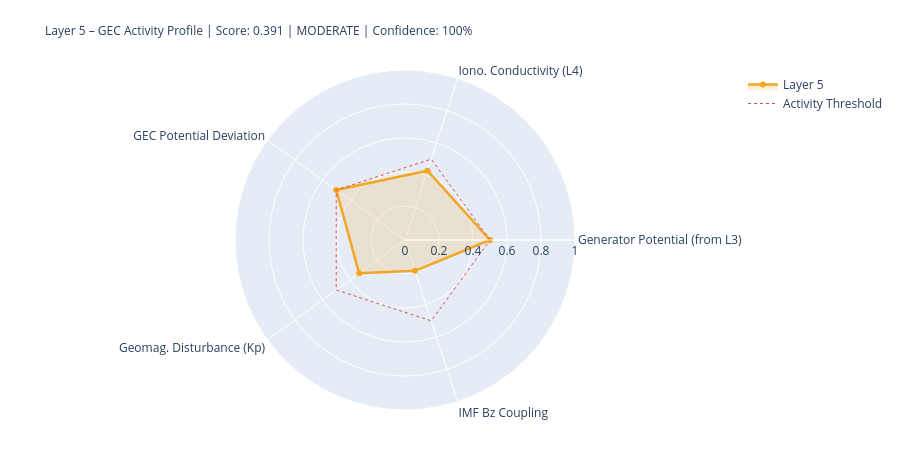

The code cell stored with this chart in its notebook:
### Markdown cell above
---
## 5. State Assessment & Handoff to Layer 6

### Code cell
# ============================================================
# LAYER-5-SCORE
# ============================================================

# Components
# 1) Generator activity (Layer-3-driven)
gen_score = norm(generator_strength, 0.3, 2.0)
gen_src   = 'from_layer3' if l3_thunder_score is not None else 'estimated'

# 2) Ionospheric conductivity (Layer-4-driven)
iono_score = norm(iono_cond_factor, 0.7, 1.4)
iono_src   = 'from_layer4' if l4_ioniz is not None else 'estimated'

# 3) GEC potential deviation from reference
pot_score = norm(abs(delta_V_pct), 0, 30)  # 0 = at reference, 1 = 30% deviation
pot_src   = 'derived'

# 4) Geomagnetic disturbance (Kp) – modulates vertical currents
kp_score = norm(kp_val, 0, 9)
kp_src   = 'primary' if kp_now is not None else 'from_layer4'

# 5) IMF Bz coupling (southward = stronger M-I coupling → GEC influence)
bz_score = norm(-(bz_now or 0), -5, 30) if bz_now is not None else None
bz_src   = 'primary' if bz_now is not None else 'missing'

COMPONENTS = {
    'Generator Potential (from L3)':  {'score': gen_score,   'source': 'derived_from_layer3', 'dynamic': True},
    'Iono. Conductivity (L4)':      {'score': iono_score,  'source': iono_src, 'dynamic': True},
    'GEC Potential Deviation':      {'score': pot_score,   'source': pot_src,  'dynamic': True},
    'Geomag. Disturbance (Kp)':         {'score': kp_score,    'source': kp_src,   'dynamic': True},
    'IMF Bz Coupling':               {'score': bz_score,    'source': bz_src,   'dynamic': True},
}

available   = {k: v['score'] for k, v in COMPONENTS.items() if v['score'] is not None}
unavailable = [k for k, v in COMPONENTS.items() if v['score'] is None]
layer5_score = round(sum(available.values()) / len(available), 4) if available else None
confidence   = round(len(available) / len(COMPONENTS), 2)
level = ('unknown' if layer5_score is None
         else 'quiet'   if layer5_score < 0.3
         else 'moderate' if layer5_score < 0.6
         else 'active')
dominant_l5 = max(available, key=available.get) if available else 'none'

# Kp consistency: separate 1-min raw value from score value
kp_1m_raw   = kp_now          # directly from API (can be 0.0 during live measurement)
kp_for_score = kp_val          # from Layer-0 context or estimated value if needed
kp_score_src = kp_src

W = 68
print('=' * W)
print('LAYER 5 – GLOBAL ELECTRIC CIRCUIT – STATE ASSESSMENT')
print('=' * W)
for name, comp in COMPONENTS.items():
    s = comp['score']
    if s is not None:
        bar = '█' * int(s*20) + '░' * (20-int(s*20))
        print(f'  {name:<34} {bar}  {s:.3f}  [{comp["source"]}]')
    else:
        print(f'  {name:<34} {"─"*20}  n/a   [missing]')
print('-' * W)
print(f'  Score:         {layer5_score:.3f}  ({len(available)}/{len(COMPONENTS)} components)')
print(f'  Confidence:    {confidence:.0%}')
print(f'  Level:         {level.upper()}')
print(f'  Dominant:      {dominant_l5}')
print(f'  V_iono:        {V_iono_mod:.1f} kV  (Δ {delta_V_pct:+.1f}% vs. Ref)')
print(f'  I_total:       {I_total_mod:.1f} A   (Δ {delta_I_pct:+.1f}% vs. Ref)')
print('=' * W)

# Radar
cats   = list(available.keys())
vals_r = list(available.values())
if len(cats) >= 3:
    fig = go.Figure()
    fig.add_trace(go.Scatterpolar(
        r=vals_r + [vals_r[0]], theta=cats + [cats[0]],
        fill='toself', fillcolor='rgba(242,166,35,0.18)',
        line=dict(color='#F2A623', width=2.5), name='Layer 5'
    ))
    fig.add_trace(go.Scatterpolar(
        r=[0.5]*(len(cats)+1), theta=cats+[cats[0]],
        line=dict(color='#E24B4A', dash='dot', width=1),
        mode='lines', name='Activity Threshold'
    ))
    fig.update_layout(
        title=dict(
            text=f'Layer 5 – GEC Activity Profile | Score: {layer5_score:.3f} | {level.upper()} | Confidence: {confidence:.0%}',
            font=dict(size=12)
        ),
        polar=dict(radialaxis=dict(visible=True, range=[0,1])),
        height=450, showlegend=True,
        margin=dict(l=80, r=80, t=70, b=40)
    )
    fig.show()

### Figure 1 — Plotly figure (JSON) as saved in the notebook; plotly's stock layout.template omitted (floating-point values rounded to 4 significant figures)
{"data": [{"fill": "toself", "fillcolor": "rgba(242,166,35,0.18)", "line": {"color": "#F2A623", "width": 2.5}, "name": "Layer 5", "r": [0.5, 0.4287, 0.5, 0.3333, 0.1906, 0.5], "theta": ["Generator Potential (from L3)", "Iono. Conductivity (L4)", "GEC Potential Deviation", "Geomag. Disturbance (Kp)", "IMF Bz Coupling", "Generator Potential (from L3)"], "type": "scatterpolar"}, {"line": {"color": "#E24B4A", "dash": "dot", "width": 1}, "mode": "lines", "name": "Activity Threshold", "r": [0.5, 0.5, 0.5, 0.5, 0.5, 0.5], "theta": ["Generator Potential (from L3)", "Iono. Conductivity (L4)", "GEC Potential Deviation", "Geomag. Disturbance (Kp)", "IMF Bz Coupling", "Generator Potential (from L3)"], "type": "scatterpolar"}], "layout": {"height": 450, "margin": {"b": 40, "l": 80, "r": 80, "t": 70}, "polar": {"radialaxis": {"range": [0, 1], "visible": true}}, "showlegend": true, "title": {"font": {"size": 12}, "text": "Layer 5 – GEC Activity Profile | Score: 0.391 | MODERATE | Confidence: 100%"}}}
